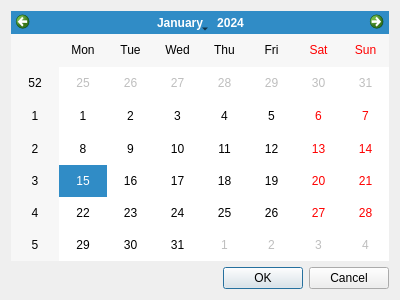
<?xml version="1.0" encoding="UTF-8"?>
<ui version="4.0">
 <class>Dialog</class>
 <widget class="QDialog" name="Dialog">
  <property name="geometry">
   <rect>
    <x>0</x>
    <y>0</y>
    <width>400</width>
    <height>300</height>
   </rect>
  </property>
  <property name="minimumSize">
   <size>
    <width>400</width>
    <height>300</height>
   </size>
  </property>
  <property name="maximumSize">
   <size>
    <width>400</width>
    <height>300</height>
   </size>
  </property>
  <property name="windowTitle">
   <string>Dialog</string>
  </property>
  <layout class="QVBoxLayout" name="verticalLayout">
   <item>
    <widget class="QCalendarWidget" name="calendarWidget"/>
   </item>
   <item>
    <widget class="QDialogButtonBox" name="buttonBox">
     <property name="orientation">
      <enum>Qt::Horizontal</enum>
     </property>
     <property name="standardButtons">
      <set>QDialogButtonBox::Cancel|QDialogButtonBox::Ok</set>
     </property>
    </widget>
   </item>
  </layout>
 </widget>
 <resources/>
 <connections>
  <connection>
   <sender>buttonBox</sender>
   <signal>rejected()</signal>
   <receiver>Dialog</receiver>
   <slot>reject()</slot>
   <hints>
    <hint type="sourcelabel">
     <x>316</x>
     <y>260</y>
    </hint>
    <hint type="destinationlabel">
     <x>286</x>
     <y>274</y>
    </hint>
   </hints>
  </connection>
  <connection>
   <sender>buttonBox</sender>
   <signal>accepted()</signal>
   <receiver>Dialog</receiver>
   <slot>accept()</slot>
   <hints>
    <hint type="sourcelabel">
     <x>248</x>
     <y>254</y>
    </hint>
    <hint type="destinationlabel">
     <x>157</x>
     <y>274</y>
    </hint>
   </hints>
  </connection>
 </connections>
</ui>
